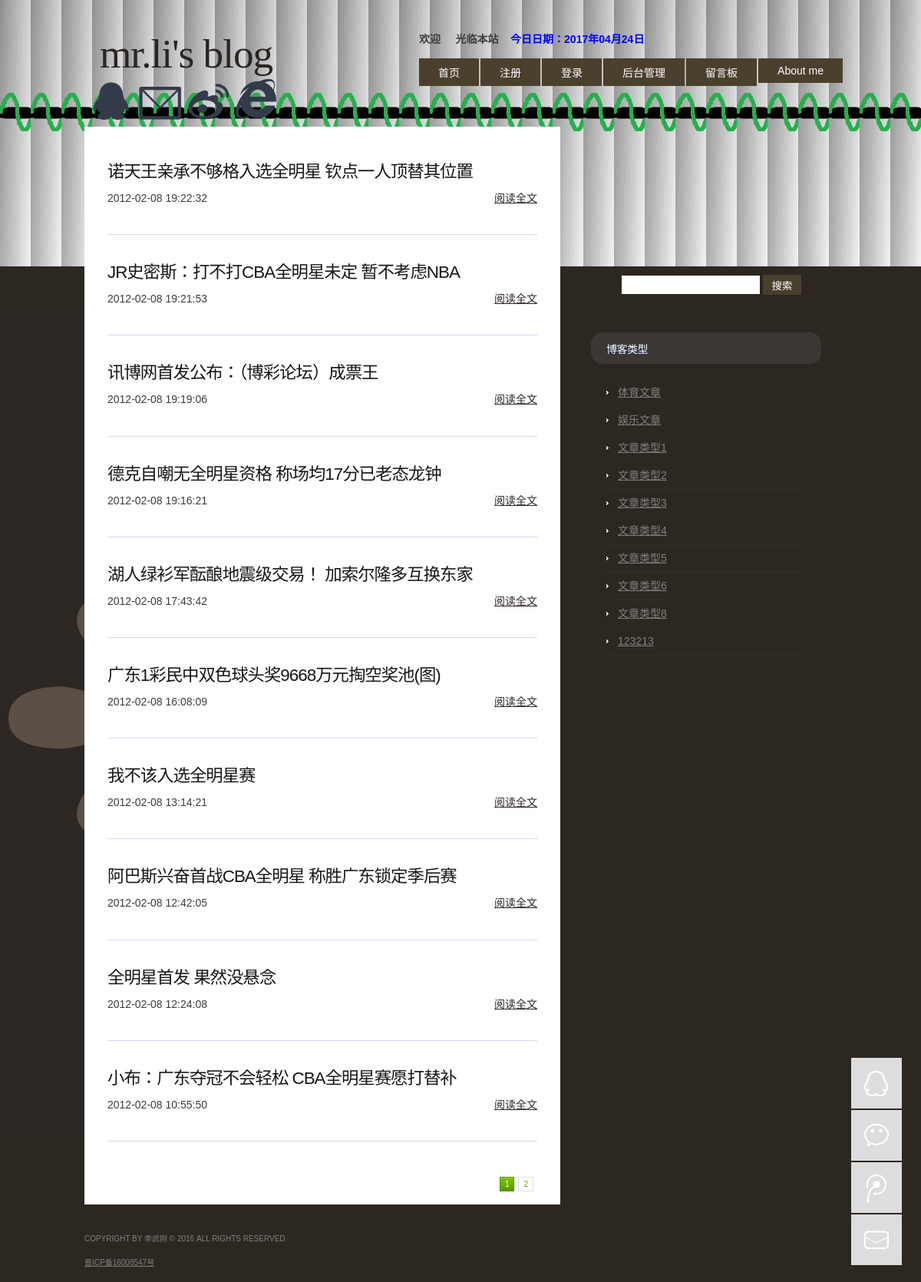
Page /news_list.php?news_type_id=1 on the committed database.
### tables this page shows
CREATE TABLE `news` (
  `id` int(11) NOT NULL auto_increment,
  `title` varchar(500) default NULL,
  `content` varchar(10000) default NULL,
  `publish_time` datetime default NULL,
  `news_type_id` int(11) default NULL,
  PRIMARY KEY  (`id`)
);

CREATE TABLE `news_type` (
  `id` int(11) NOT NULL auto_increment,
  `name` varchar(50) default NULL,
  PRIMARY KEY  (`id`)
);

### news_list.php (the view, shortened to what this page needs)
<!DOCTYPE html PUBLIC "-//W3C//DTD XHTML 1.0 Strict//EN" "http://www.w3.org/TR/xhtml1/DTD/xhtml1-strict.dtd">
<html xmlns="http://www.w3.org/1999/xhtml">
<head>
<link href="resources/css/default.css" rel="stylesheet" type="text/css" media="screen" />
</head>
<body>
<div id="wrapper">
	<?php include_once 'common/header.php';?>
	<div id="page">
		<div id="page-bgtop">
			<div id="page-bgbtm">
				<div id="content">
				<?php
					$news_type_id = $_REQUEST['news_type_id'];
					if(isset($_GET['page']) ){
						$page = intval($_GET['page']);
					}
					else{
						$page = 1;
					}
					$page_size = 10;
					$sql = "select count(*) from news where news_type_id=$news_type_id";
					$result = mysql_query($sql);
					$row = mysql_fetch_row($result);
					$amount = $row[0];
					if($amount){
						if( $amount % $page_size ) {
							$page_count = (int)($amount / $page_size) + 1;
						} else{
							$page_count = $amount / $page_size;
						}
					} else{
						$page_count = 0;
					}
					$pagination = '';
					for ($i = 1; $i <= $page_count; $i++) {
						if ($page == $i) {
							$pagination .= '<a href="news_list.php?news_type_id='.$news_type_id.'&page='.$i.'" class="number current" title="'.$i.'">'.$i.'</a>';
						} else {
							$pagination .= '<a href="news_list.php?news_type_id='.$news_type_id.'&page='.$i.'" class="number" title="'.$i.'">'.$i.'</a>';
						}
					}
					$sql = "select * from news where news_type_id=$news_type_id order by publish_time desc limit ". ($page-1)*$page_size.", $page_size";
					$result = mysql_query($sql);
					while ($rs = mysql_fetch_object($result)) {
				?>
					<div class="post">
						<h3 class="title"><a href="news_detail.php?id=<?php echo $rs->id;?>"><?php echo $rs->title;?></a></h3>
						<div class="byline">
							<p class="meta"><?php echo $rs->publish_time;?></p>
							<p class="links"><a href="news_detail.php?id=<?php echo $rs->id;?>">阅读全文</a></p>
						</div>
					</div>
				<?php
					}
				?>
					<div class="pagination">
					<?php
						echo $pagination;
					?>
					</div>
					<div style="clear: both;">&nbsp;</div>
				</div>
				<?php include_once 'common/sidebar.php';?>
				<div style="clear: both;">&nbsp;</div>
			</div>
		</div>
	</div>
	<?php include_once 'common/footer.php';?>
</div>
</body>
</html>

### common/sidebar.php (shortened to what this page needs)
<div id="sidebar">
<iframe width="420" scrolling="no" height="60" frameborder="0" allowtransparency="true" src="http://i.tianqi.com/index.php?c=code&id=12&icon=1&num=5"></iframe>
	<ul>
		<li>
			<div id="search" >
				<form method="get" action="news_search.php">
					<div>
						<input type="text" name="s" id="search-text" value="" />
						<input type="submit" id="search-submit"   value="搜索" />
					</div>
				</form>
			</div>
			<div style="clear: both;">&nbsp;</div>
		</li>
		<li>
			<h2>博客类型</h2>
			<ul>
			<?php
				$sql = "select * from news_type";
				$result = mysql_query($sql);
				while ($rs = mysql_fetch_object($result)) {
					echo '<li>';
					echo '<a href="news_list.php?news_type_id='.$rs->id.'">'.$rs->name.'</a>';
					echo '</li>';
				}
			?>
			</ul>
		</li>
	</ul>
</div>

### resources/css/default.css (style rules this page uses)
body { margin: 0; padding: 0; background: #2D2722 url(../images/img01.jpg) repeat-x left top; font-family: Arial, Helvetica, sans-serif; font-size: 14px; color: #3C3D3F; }
h1, h2, h3 { margin: 0; padding: 0; font-weight: normal; color: #2B2522; }
h2 { font-size: 2.8em; }
h3 { font-size: 1.6em; }
p, ul, ol { margin-top: 0; line-height: 180%; }
a { text-decoration: underline; color: #2B2522; }
#wrapper { margin: 0 auto; padding: 0; background: url(../images/img04.jpg) no-repeat left 400px; }
#search { float: right; width: 280px; height: 60px; padding: 20px 0px 0px 0px; }
#search form { height: 41px; margin: 0; padding: 10px 0 0 20px; }
#search-text { width: 170px; height: 19px; padding: 4px 5px 1px 5px; border: none; background: #FFFFFF; text-transform: lowercase; font: normal 11px Arial, Helvetica, sans-serif; color: #5D781D; }
#search-submit { width: 50px; height: 26px; border: none; background: #493F2D; color: #FFFFFF; }
#page { width: 980px; margin: 0 auto; padding: 0px 0px 0px 0px; }
#page-bgtop { padding: 20px 0px; }
#content { float: left; width: 560px; padding: 40px 30px 0px 30px; background: #FFFFFF; }
.post { margin-bottom: 30px; border-bottom: 1px solid #D1D9F0; }
.post .title { height: 41px; padding: 0px 0px 0px 0px; letter-spacing: -1px; }
.post .title a { text-decoration: none; color: #191614; border: none; }
.post .byline { clear: both; overflow: hidden; padding-bottom: 20px; }
.post .meta { float: left; }
.post .links { float: right; }
#sidebar { float: right; width: 300px; margin: 0px; padding: 100px 20px 0px 0px; }
#sidebar ul { margin: 0; padding: 0; list-style: none; }
#sidebar li { margin: 0; padding: 0; }
#sidebar li ul { margin: 0px 0px; padding-bottom: 30px; }
#sidebar li li { line-height: 35px; border-bottom: 1px solid #342C29; background: url(../images/img02.gif) no-repeat left 15px; margin: 0px 20px 0px 20px; border-left: none; text-align: left; }
#sidebar li li a { padding: 0px 0px 0px 15px; }
#sidebar h2 { height: 31px; margin: 0px 0px 20px 0px; padding: 10px 0px 0px 20px; background: url(../images/img03.jpg) no-repeat left top; text-shadow: #203060 -1px 1px 2px; text-align: left; text-transform: uppercase; letter-spacing: -.5px; font-size: 1em; color: #FFFFFF; }
#sidebar a { border: none; color: #847F7E; }
.pagination { text-align: right; padding: 20px 0 5px 0; font-family: Verdana, Arial, Helvetica, sans-serif; font-size: 10px; }
.pagination a { margin: 0 5px 0 0; padding: 3px 6px; color: #57a000; text-decoration: none; }
.pagination a.number { border: 1px solid #ddd; }
.pagination a.current { background: #469400 url('../images/bg-button-green.gif') top left repeat-x !important; border-color: #459300 !important; color: #fff !important; }

### rows in the picture
news: title "诺天王亲承不够格入选全明星 钦点一人顶替其位置", publish_time "2012-02-08 19:22:32"
news: title "JR史密斯：打不打CBA全明星未定 暂不考虑NBA", publish_time "2012-02-08 19:21:53"
news: title "讯博网首发公布：（博彩论坛）成票王", publish_time "2012-02-08 19:19:06"
news: title "德克自嘲无全明星资格 称场均17分已老态龙钟", publish_time "2012-02-08 19:16:21"
news: title "湖人绿衫军酝酿地震级交易！ 加索尔隆多互换东家", publish_time "2012-02-08 17:43:42"
news: title "广东1彩民中双色球头奖9668万元掏空奖池(图)", publish_time "2012-02-08 16:08:09"
news: title "我不该入选全明星赛", publish_time "2012-02-08 13:14:21"
news: title "阿巴斯兴奋首战CBA全明星 称胜广东锁定季后赛", publish_time "2012-02-08 12:42:05"
news: title "全明星首发 果然没悬念", publish_time "2012-02-08 12:24:08"
news: title "小布：广东夺冠不会轻松 CBA全明星赛愿打替补", publish_time "2012-02-08 10:55:50"
news_type: name "体育文章"
news_type: name "娱乐文章"
news_type: name "文章类型1"
news_type: name "文章类型2"
news_type: name "文章类型3"
news_type: name "文章类型4"
news_type: name "文章类型5"
news_type: name "文章类型6"
news_type: name "文章类型8"
news_type: name "123213"
